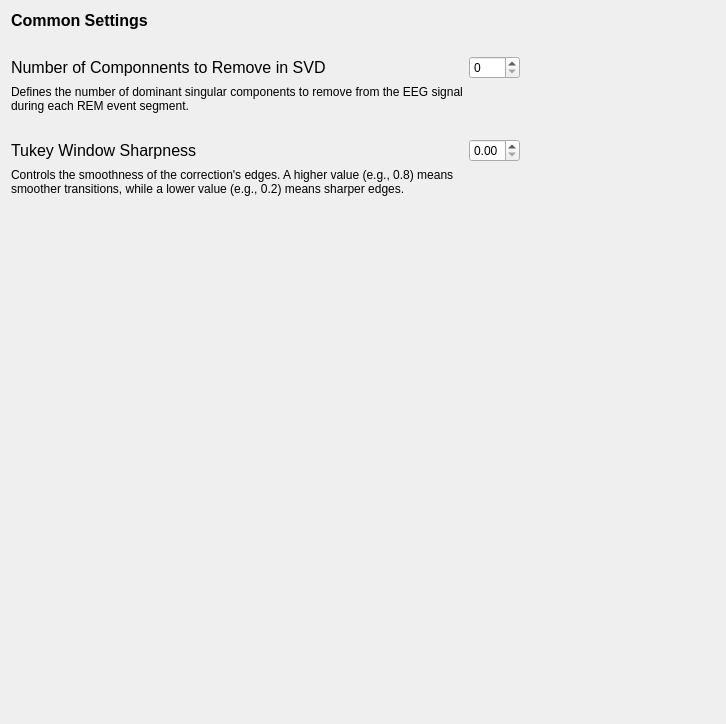
<?xml version="1.0" encoding="UTF-8"?>
<ui version="4.0">
 <class>CorrectorStep</class>
 <widget class="QWidget" name="CorrectorStep">
  <property name="geometry">
   <rect>
    <x>0</x>
    <y>0</y>
    <width>726</width>
    <height>724</height>
   </rect>
  </property>
  <property name="windowTitle">
   <string/>
  </property>
  <property name="styleSheet">
   <string>font: 10pt &quot;Roboto-Regular&quot;;</string>
  </property>
  <layout class="QHBoxLayout" name="horizontalLayout_3">
   <item>
    <layout class="QGridLayout" name="gridLayout">
     <item row="2" column="2">
      <spacer name="horizontalSpacer">
       <property name="orientation">
        <enum>Qt::Orientation::Horizontal</enum>
       </property>
       <property name="sizeHint" stdset="0">
        <size>
         <width>40</width>
         <height>20</height>
        </size>
       </property>
      </spacer>
     </item>
     <item row="2" column="0">
      <widget class="QLabel" name="label_2">
       <property name="text">
        <string>&lt;html&gt;&lt;head/&gt;&lt;body&gt;&lt;p&gt;&lt;span style=&quot; font-size:12pt;&quot;&gt;Number of Componnents to Remove in SVD&lt;/span&gt;&lt;/p&gt;&lt;/body&gt;&lt;/html&gt;</string>
       </property>
      </widget>
     </item>
     <item row="5" column="1">
      <widget class="QDoubleSpinBox" name="Sharpness_doubleSpinBox">
       <property name="maximum">
        <double>1.000000000000000</double>
       </property>
       <property name="singleStep">
        <double>0.100000000000000</double>
       </property>
      </widget>
     </item>
     <item row="7" column="0">
      <spacer name="verticalSpacer_2">
       <property name="orientation">
        <enum>Qt::Orientation::Vertical</enum>
       </property>
       <property name="sizeHint" stdset="0">
        <size>
         <width>20</width>
         <height>40</height>
        </size>
       </property>
      </spacer>
     </item>
     <item row="3" column="0">
      <widget class="QLabel" name="label_6">
       <property name="text">
        <string>&lt;html&gt;&lt;head/&gt;&lt;body&gt;&lt;p&gt;Defines the number of dominant singular components to remove from the EEG signal&lt;br/&gt;during each REM event segment.&lt;/p&gt;&lt;/body&gt;&lt;/html&gt;</string>
       </property>
      </widget>
     </item>
     <item row="0" column="0">
      <widget class="QLabel" name="label">
       <property name="text">
        <string>&lt;html&gt;&lt;head/&gt;&lt;body&gt;&lt;p&gt;&lt;span style=&quot; font-size:12pt; font-weight:700;&quot;&gt;Common Settings&lt;/span&gt;&lt;/p&gt;&lt;/body&gt;&lt;/html&gt;</string>
       </property>
      </widget>
     </item>
     <item row="6" column="0">
      <widget class="QLabel" name="label_3">
       <property name="text">
        <string>&lt;html&gt;&lt;head/&gt;&lt;body&gt;&lt;p&gt;Controls the smoothness of the correction's edges. A higher value (e.g., 0.8) means&lt;br/&gt;smoother transitions, while a lower value (e.g., 0.2) means sharper edges.&lt;/p&gt;&lt;/body&gt;&lt;/html&gt;</string>
       </property>
      </widget>
     </item>
     <item row="1" column="0">
      <widget class="QLabel" name="label_4">
       <property name="text">
        <string/>
       </property>
      </widget>
     </item>
     <item row="2" column="1">
      <widget class="QSpinBox" name="Number_of_Components_spinBox"/>
     </item>
     <item row="5" column="0">
      <widget class="QLabel" name="label_5">
       <property name="text">
        <string>&lt;html&gt;&lt;head/&gt;&lt;body&gt;&lt;p&gt;&lt;span style=&quot; font-size:12pt;&quot;&gt;Tukey Window Sharpness&lt;/span&gt;&lt;/p&gt;&lt;/body&gt;&lt;/html&gt;</string>
       </property>
      </widget>
     </item>
     <item row="4" column="0">
      <widget class="QLabel" name="label_7">
       <property name="text">
        <string/>
       </property>
      </widget>
     </item>
    </layout>
   </item>
  </layout>
 </widget>
 <resources>
  <include location="../../../../../scinodes_poc/src/main/python/ui/themes/themes.qrc"/>
 </resources>
 <connections/>
 <slots>
  <slot>on_choose()</slot>
  <slot>on_active_validation()</slot>
  <slot>expert_mode_slot()</slot>
 </slots>
</ui>
